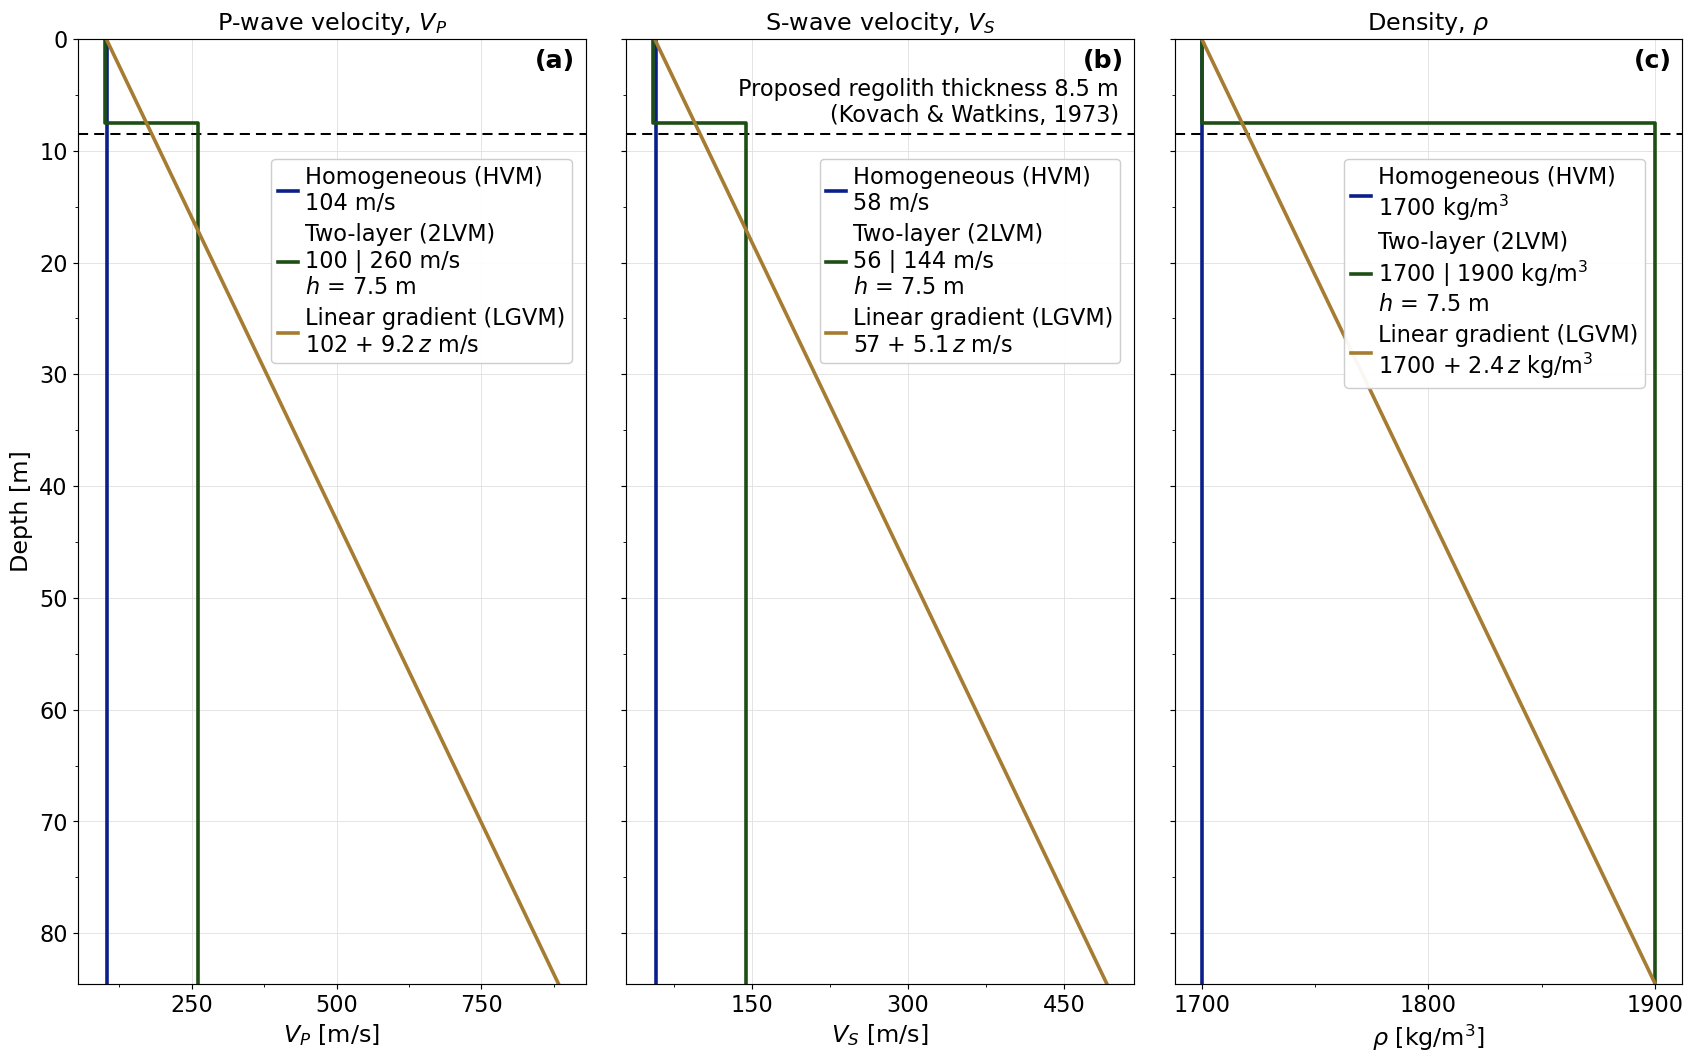

Here is the Python script that generated this plot:
"""Figure 4: the three velocity models (HVM, 2LVM, LGVM) used in the simulations."""

import matplotlib.pyplot as plt
import numpy as np
from matplotlib.ticker import AutoMinorLocator, MaxNLocator, MultipleLocator

# AxiSEM3D .bm model files
MODEL_FILES = {
    "HVM": "path/to/homogeneous_model.bm",
    "2LVM": "path/to/two_layer_model.bm",
    "LGVM": "path/to/linear_gradient_model.bm",
}

FS = 16.5
plt.rcParams.update({"font.size": FS, "xtick.labelsize": FS - 1, "ytick.labelsize": FS - 1})

REGOLITH = 8.5   # m
MAX_DEPTH = 84.5   # m
colours = {"HVM": "#0B1F8A", "2LVM": "#1D4F15", "LGVM": "#A57C32"}

panels = [("vp", "P-wave velocity, $V_P$", "$V_P$ [m/s]", "m/s"),
          ("vs", "S-wave velocity, $V_S$", "$V_S$ [m/s]", "m/s"),
          ("rho", r"Density, $\rho$", r"$\rho$ [kg/m$^3$]", "kg/m$^3$")]


def read_bm(path):
    """Read depth, vp, vs, rho from a .bm file, converted to m, m/s and kg/m^3."""
    lines = [line.split("#")[0].split() for line in open(path)]
    lines = [words for words in lines if words]
    units = next(words[1] for words in lines if words[0] == "UNITS")
    columns = next(words[1:] for words in lines if words[0] == "COLUMNS")
    table = np.array([[float(w) for w in words] for words in lines if words[0][0] in "-.0123456789"])
    scale = 1000 if units == "km" else 1
    return {name: table[:, columns.index(name)] * scale for name in ("depth", "vp", "vs", "rho")}


def legend_label(name, m, var, unit):
    top, bottom = m[var][0], m[var][-1]
    if name == "HVM":
        return f"Homogeneous (HVM)\n{top:.0f} {unit}"
    if name == "2LVM":
        h = m["depth"][np.flatnonzero(np.diff(m["depth"]) == 0)[0]]
        return f"Two-layer (2LVM)\n{top:.0f} | {bottom:.0f} {unit}\n$h$ = {h:.1f} m"
    gradient = (bottom - top) / (m["depth"][-1] - m["depth"][0])
    return f"Linear gradient (LGVM)\n{top:.0f} + {gradient:.1f}$\\,z$ {unit}"


models = {name: read_bm(path) for name, path in MODEL_FILES.items()}

fig, axes = plt.subplots(1, 3, sharey=True, figsize=(16.5, 10.5))
fig.subplots_adjust(left=0.06, right=0.995, bottom=0.085, top=0.95, wspace=0.08)

for letter, ax, (var, title, xlabel, unit) in zip("abc", axes, panels):
    for name, m in models.items():
        ax.plot(m[var], m["depth"], color=colours[name], lw=2.5,
                label=legend_label(name, m, var, unit))
    ax.axhline(REGOLITH, color="black", lw=1.4, ls=(0, (5, 3)), zorder=1)

    ax.set_title(title, fontsize=FS)
    ax.text(0.98, 0.99, f"({letter})", transform=ax.transAxes, ha="right", va="top",
            fontsize=FS + 1, fontweight="bold")
    ax.set_xlabel(xlabel)
    ax.set_ylim(MAX_DEPTH, 0)
    ax.margins(x=0.06)
    ax.yaxis.set_major_locator(MultipleLocator(10))
    ax.yaxis.set_minor_locator(MultipleLocator(5))
    ax.xaxis.set_major_locator(MaxNLocator(nbins=4))
    ax.xaxis.set_minor_locator(AutoMinorLocator(2))
    ax.set_axisbelow(True)
    ax.grid(color="0.88", lw=0.6)
    ax.legend(loc="upper right", bbox_to_anchor=(0.995 if var != "rho" else 0.948, 0.885),
              fontsize=FS - 1, framealpha=0.95, handlelength=0.9, handletextpad=0.3,
              borderpad=0.3, labelspacing=0.35)

axes[2].xaxis.set_major_locator(MultipleLocator(100))
axes[2].xaxis.set_minor_locator(MultipleLocator(50))
axes[0].set_ylabel("Depth [m]")
axes[1].text(0.97, REGOLITH - 0.6,
             f"Proposed regolith thickness {REGOLITH:g} m\n(Kovach & Watkins, 1973)",
             transform=axes[1].get_yaxis_transform(), ha="right", va="bottom", fontsize=FS - 1)

fig.savefig("Figure4.png", dpi=104, bbox_inches="tight", facecolor="white")
